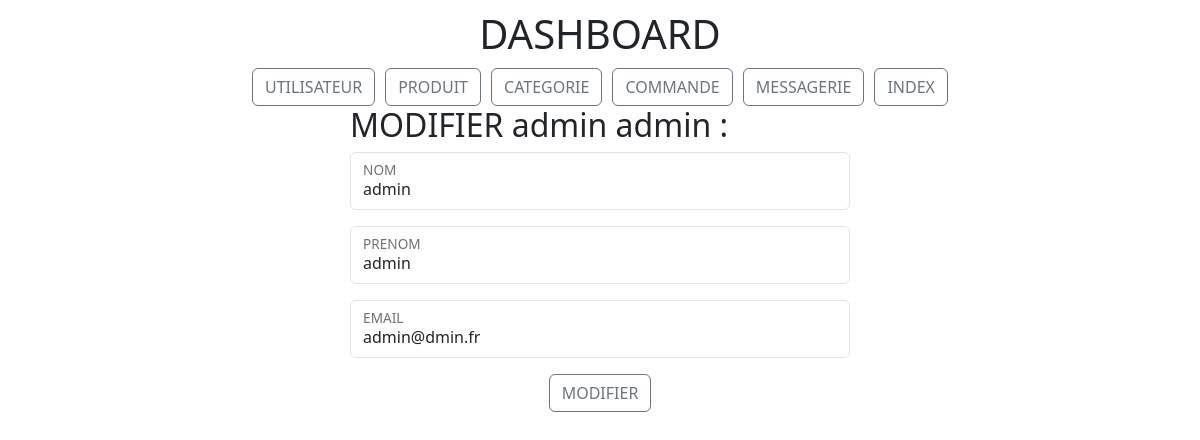
Page /dashboard/users/update_users.php?id=4 on the earlier database version.
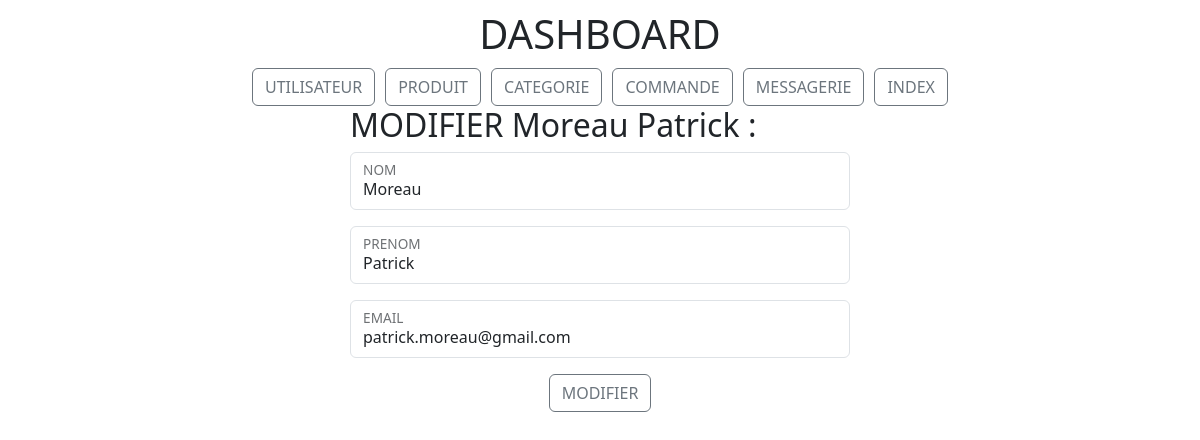
Same page on the later database version.
### tables this page shows
CREATE TABLE `users` (
  `id` int NOT NULL,
  `prenom` varchar(255) NOT NULL,
  `nom` varchar(255) NOT NULL,
  `email` varchar(255) NOT NULL,
  `pass` varchar(255) NOT NULL,
  `adresse` varchar(255) DEFAULT NULL,
  `roles` varchar(255) NOT NULL
);

### src/dashboard/users/update_users.php (the view, shortened to what this page needs)
<?php
require_once("../../connect.php");
if (isset($_GET["id"]) && !empty($_GET["id"])) {
    $id = strip_tags($_GET["id"]);
    $sql = "SELECT * FROM users WHERE id = :id";
    $query = $db->prepare($sql);
    $query->bindValue(":id", $id, PDO::PARAM_INT);
    $query->execute();
    $user = $query->fetch();
} else {
    header("Location: dashboard_users.php");
}
?>
<!DOCTYPE html>
<html lang="en">
<head>
    <link rel="stylesheet" href="../../css/dashboard/dashboard.css">
    <link href="https://cdn.jsdelivr.net/npm/bootstrap@5.3.3/dist/css/bootstrap.min.css" rel="stylesheet">
</head>
<body>
    <?php include '../../templates/navbar_dashboard.php'; ?>
    <div class="form_produit">
        <div>
            <form class="formulaire_produit" method="POST">
                <h2>MODIFIER <?= $user["nom"] ?> <?= $user["prenom"] ?> :</h2>
                <div class="form-floating mb-3">
                    <input type="text" class="form-control" id="nom" placeholder="NOM" name="nom" value="<?= $user["nom"] ?>" required>
                    <label for="nom">NOM</label>
                </div>
                <div class="form-floating mb-3">
                    <input type="text" class="form-control" id="prenom" placeholder="PRENOM" name="prenom" value="<?= $user["prenom"] ?>" required>
                    <label for="prenom">PRENOM</label>
                </div>
                <div class="form-floating mb-3">
                    <input type="email" class="form-control" placeholder="email@example.com" id="email" name="email" value="<?= $user["email"] ?>" required>
                    <label for="email">EMAIL</label>
                </div>
                <div class="btn_produit"><button type="submit" class="btn btn-outline-secondary">MODIFIER</button></div>
            </form>
            <br>
        </div>
    </div>
</body>
</html>

Differences in the rows shown:
changed users: nom "admin" → "Moreau"; prenom "admin" → "Patrick"; email "admin@dmin.fr" → "patrick.moreau@gmail.com"
